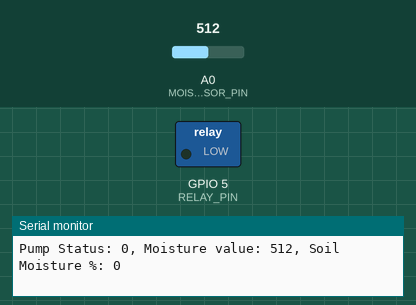
Simulated run of this sketch. Board: ESP8266 (NodeMCU). On the bench: switched loads named in the sketch (green lamp = pin HIGH), the last lines printed to the serial monitor. Inputs (shaded band) come from the test bench; at power-on: A0 (MOISTURE_SENSOR_PIN) = 512. WiFi joins after 1.5 s; servers stay silent unless stated.

Above: at 3.0 s.
3.1 s: A0 (MOISTURE_SENSOR_PIN) set to 982
6.1 s: A0 (MOISTURE_SENSOR_PIN) set to 1012
At 6.9 s:
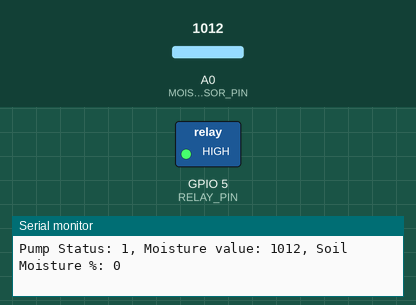
Timing chart, 0 to 9.1 s (numbered marks = the images above; inputs shaded):
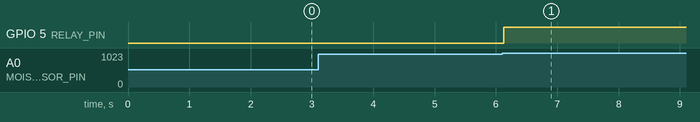

The sketch:

WM_V2.ino
```cpp
#define BLYNK_TEMPLATE_ID "TMPL36vXxI_07"
#define BLYNK_TEMPLATE_NAME "Node MCU"

#include <ESP8266WiFi.h>
#include <BlynkSimpleEsp8266.h>

#define MOISTURE_SENSOR_PIN A0
#define RELAY_PIN 5

#define MAX_MOISTURE 1024
#define MIN_MOISTURE 3

char auth[] = "d0O7545ihpkl7vVlWAARTCuamgrc5-fb";
char ssid[] = "";
char pass[] = "";
BlynkTimer timer;

int moistureVal = 0;
int moistureScaled = 0;
int moistureThreshold = 1000;
int pumpStatus = 0;

void transmitData();

void setup () {
  pinMode(MOISTURE_SENSOR_PIN, INPUT);
  pinMode(RELAY_PIN, OUTPUT);

  Serial.begin(9600);
  Blynk.begin(auth, ssid, pass);
  timer.setInterval(1000L, transmitData);
}

void loop () {
  Blynk.run();
  timer.run();

  moistureVal = analogRead(MOISTURE_SENSOR_PIN);
  moistureScaled = moistureVal / 1024 * 100;

  if (moistureVal > moistureThreshold) {
    digitalWrite(RELAY_PIN, HIGH);
    pumpStatus = 1;
  }
  else {
    digitalWrite(RELAY_PIN, LOW);
    pumpStatus = 0;
  }

  Serial.print("Pump Status: ");
  Serial.print(pumpStatus);
  Serial.print(", Moisture value: ");
  Serial.print(moistureVal);
  Serial.print(", Soil Moisture %: ");
  Serial.println(moistureScaled);
}

void transmitData() {
  Blynk.virtualWrite(V0, moistureScaled);
  Blynk.virtualWrite(V1, pumpStatus);
}
```

Measured:
- the behaviour switches between 1000 and 1001 on A0 (MOISTURE_SENSOR_PIN) (found by bisection; images 0 and 1)
- after the input at 6.1 s, GPIO 5 (RELAY_PIN): LOW → HIGH at once
